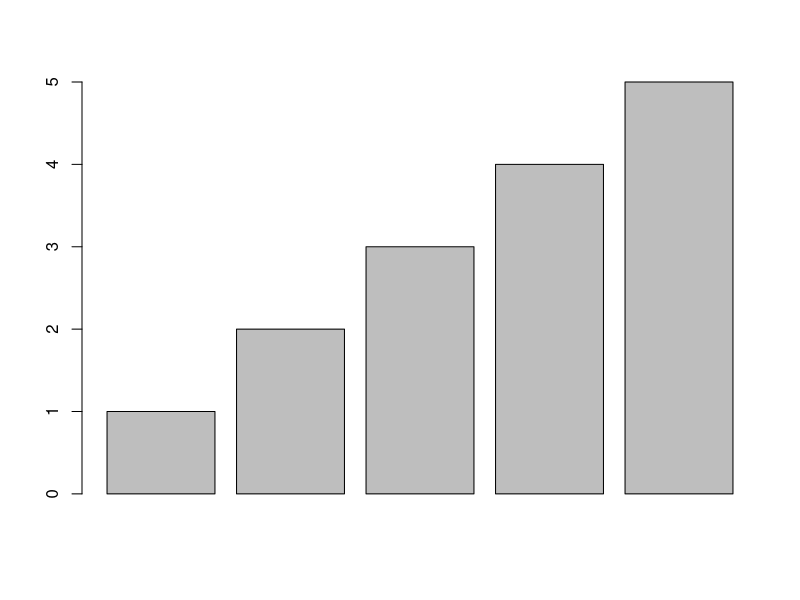
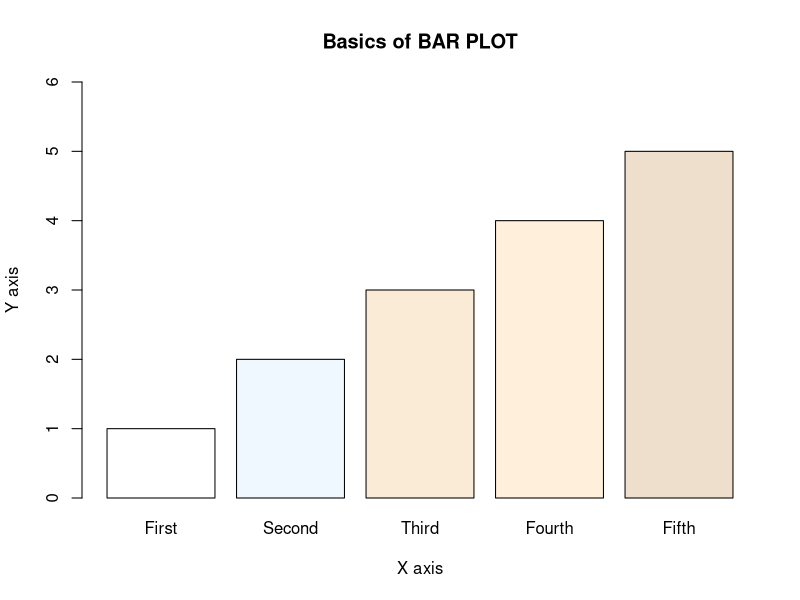

Source code (R) for these figures, in order:
B <- c(1,2,3,4,5)

barplot(B)
barplot(
  B,
  main = "Basics of BAR PLOT",
  xlab = "X axis",
  ylab = "Y axis",
  ylim = c(0,6),
  names.arg = c("First","Second","Third","Fourth","Fifth"),
  col = colors(12),
  horiz = FALSE)
